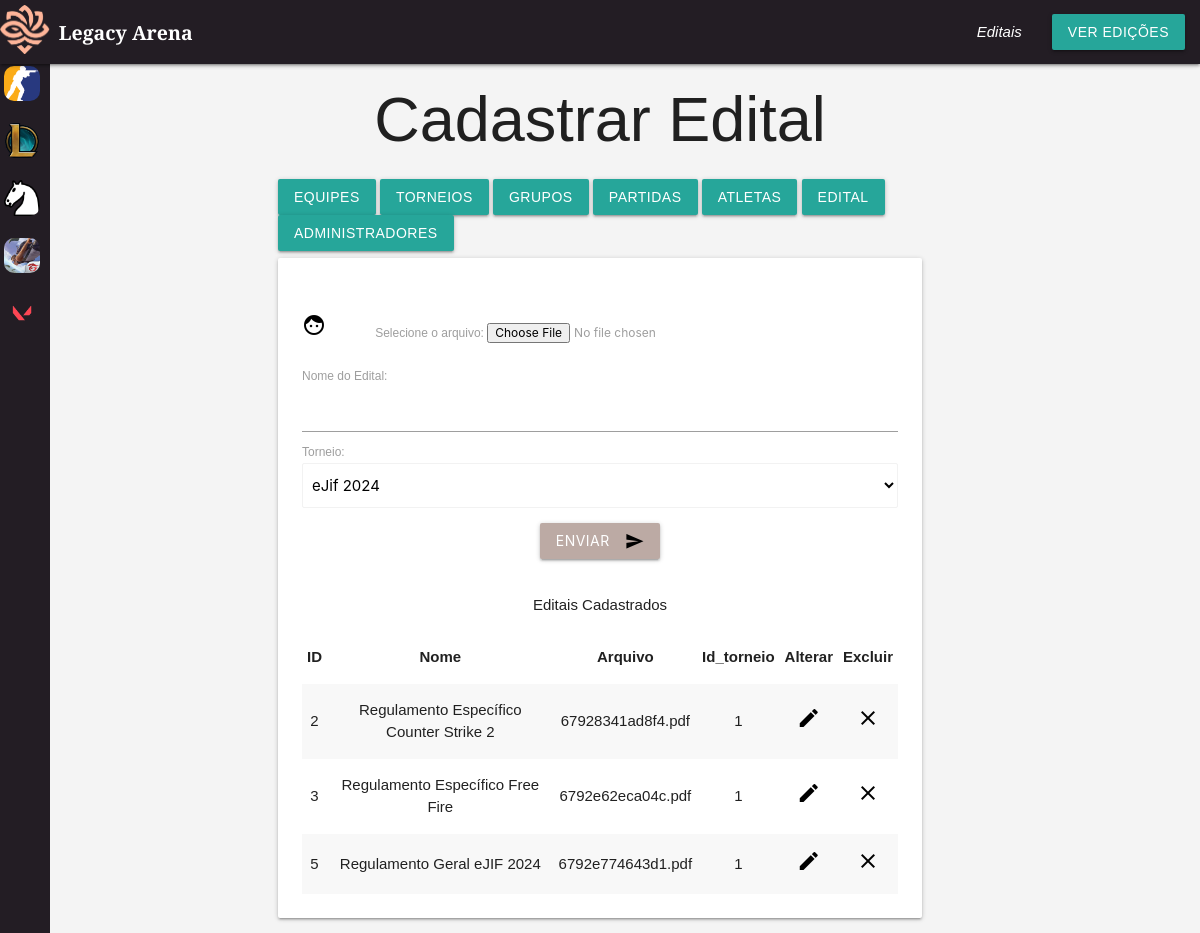
Page /crud/cadastrar-edital.php (signed in) on the earlier database version.
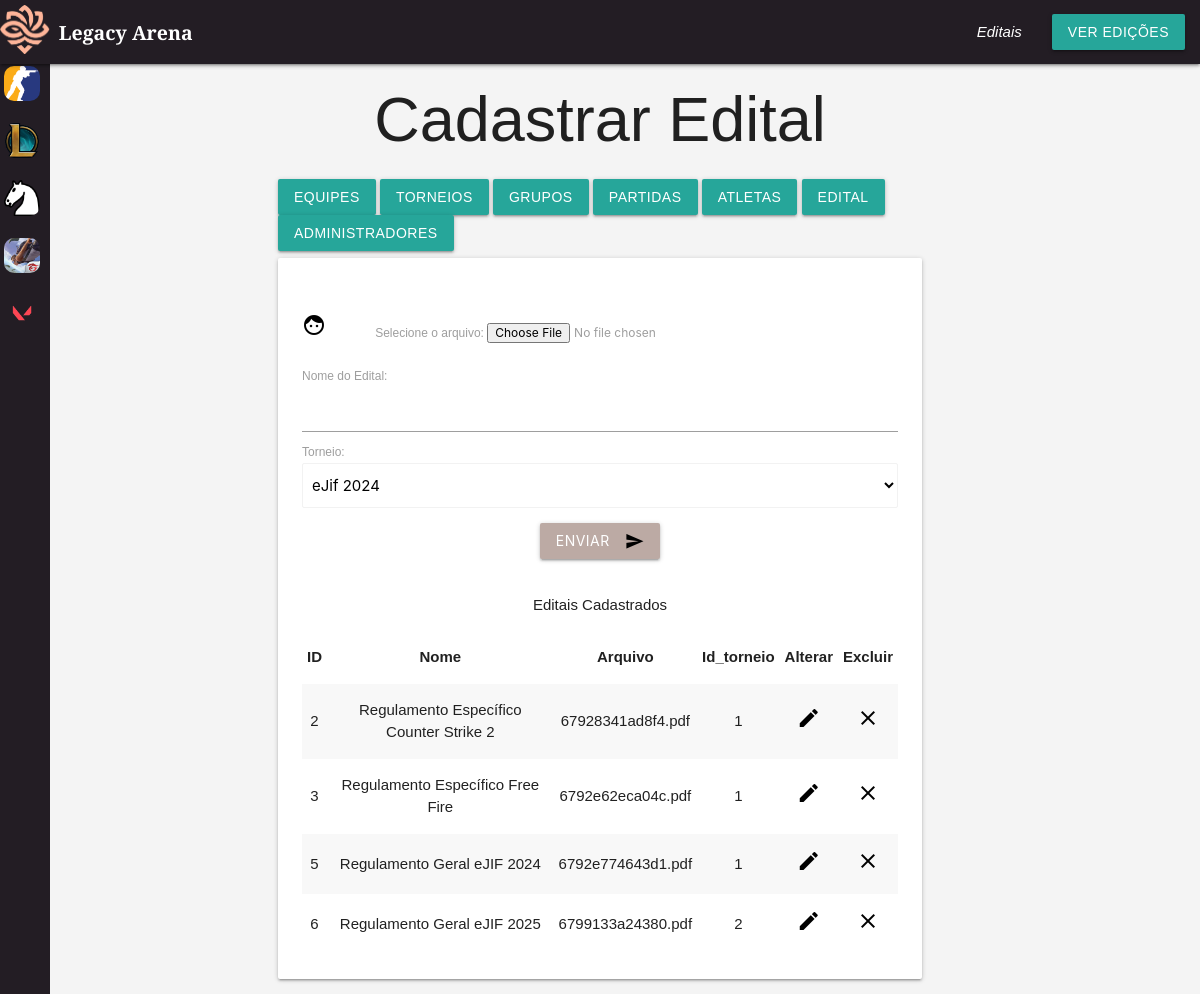
Same page on the later database version.
### tables this page shows
CREATE TABLE IF NOT EXISTS `edital` (
  `id` int NOT NULL AUTO_INCREMENT,
  `nome` varchar(255) NOT NULL,
  `arquivo` varchar(255) NOT NULL,
  `id_torneios` int NOT NULL,
  PRIMARY KEY (`id`),
  KEY `fk_id_torneios_ed` (`id_torneios`)
);

### conexao.php (called while the page is built, shortened)
<?php
function executarSQL($conexao, $sql)
{
    $resultado = mysqli_query($conexao, $sql);
    return $resultado;
}

### crud/cadastrar-edital.php (the view, shortened to what this page needs)
<!DOCTYPE html>
<html>
<head>
  <link type="text/css" rel="stylesheet" href="../css/style.css" media="screen,projection" />
</head>
<body id="main-content">
  <?php
  include_once "header.php";
  require_once "../conexao.php";
  $conexao = conectar();
  $sql = "SELECT id, nome FROM torneios";
  $resultado = executarSQL($conexao, $sql);
  $sqlequipes = "SELECT * from edital";
  $resultado2 = executarSQL($conexao, $sqlequipes);
  ?>
  <main class="container">
    <br>
    <h1 class="center-align"> Cadastrar Edital </h1>
    <a href="../indexadm.php" class="waves-effect waves-light btn">Equipes</a>
    <a href="cadastrar-torneios.php" class="waves-effect waves-light btn">Torneios</a>
    <a href="cadastrar-grupocs.php" class="waves-effect waves-light btn">Grupos</a>
    <a href="cadastrar-partidas.php" class="waves-effect waves-light btn">Partidas</a>
    <a href="cadastrar-grupocs.php" class="waves-effect waves-light btn">Atletas</a>
    <a href="cadastrar-edital.php" class="waves-effect waves-light btn">Edital</a>
    <a href="cadastrar-administrador.php" class="waves-effect waves-light btn">Administradores</a>
    <form action="edital.php" method="POST" enctype="multipart/form-data">
      <div class="card-panel">
        <div class="row">
          <div class="input-field col s12">
          </div>
            <i class="material-icons prefix"> face</i>
            <label> Selecione o arquivo: <input type="file" name="arquivo"> </label> <br>
          </div>
<label> Nome do Edital: <input type="text" name="nome"> </label>
          <label for="torneio">Torneio:</label>
          <select name="id_torneios" id="id_torneios" class="browser-default">
            <?php
            while ($retorno = mysqli_fetch_assoc($resultado)) {
              echo '<option value="' . $retorno["id"] . '">' . $retorno["nome"] . '</option>';
            };
            ?>
          </select>
          <div class="row">
            <div class="col s12">
              <p class="center-align">
                <button class="btn waves-effect waves-light brown  lighten-3" type="submit" name="action">Enviar
                  <i class="material-icons right">send</i> </button>
              </p>
            </div>
          </div>
    </form>
    <p class="center-align">Editais Cadastrados</p>
    <table class="striped centered responsive-table" style="width: 100%; margin: 0 auto;">
      <thead>
        <tr>
          <th>ID</th>
          <th>Nome</th>
          <th>Arquivo</th>
          <th>Id_torneio</th>
          <th>Alterar</th>
          <th>Excluir</th>
        </tr>
      </thead>
      <tbody>
        <?php
        while ($equipe = mysqli_fetch_assoc($resultado2)) {
          echo '<tr>';
          echo '<td>' . $equipe['id'] . '</td>';
          echo '<td>' . $equipe['nome'] . '</td>';
          echo '<td>' . $equipe['arquivo'] . '</td>';
          echo '<td>' . $equipe['id_torneios'] . '</td>';
          echo '<td>
        <a href="crud/form-alterarequipe.php?id=' . $equipe['id'] . '">
            <i class="material-icons">edit</i>
        </a>
      </td>';
      echo '<td> <a href="crud/excluirequipe.php?id=' . urlencode($equipe['id']) . '"> <i class="material-icons">clear</i> </a> </td>';
          echo '</tr>';
        }
        ?>
      </tbody>
    </table>
  </main>
</body>
</html>

Differences in the rows shown:
added edital: id "6", nome "Regulamento Geral eJIF 2025", arquivo "6799133a24380.pdf", id_torneios "2"
